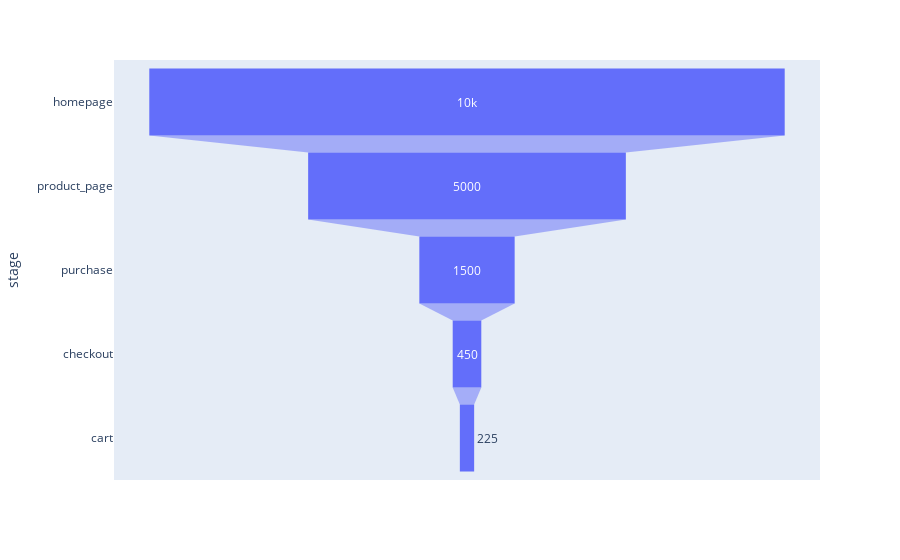

The cell this chart's notebook holds for it:
### Markdown cell above
### Funnel representation

### Code cell
fig = px.funnel(data, x='number', y='stage')
fig.show()

### Figure 1 — Plotly figure (JSON) as saved in the notebook; plotly's stock layout.template omitted (floating-point values rounded to 4 significant figures)
{"data": [{"hovertemplate": "number=%{x}<br>stage=%{y}<extra></extra>", "legendgroup": "", "marker": {"color": "#636efa"}, "name": "", "orientation": "h", "showlegend": false, "type": "funnel", "x": [10000, 5000, 1500, 450, 225], "xaxis": "x", "y": ["homepage", "product_page", "purchase", "checkout", "cart"], "yaxis": "y"}], "layout": {"autosize": true, "legend": {"tracegroupgap": 0}, "margin": {"t": 60}, "xaxis": {"anchor": "y", "autorange": true, "domain": [0, 1], "range": [-5556.0, 5556.0], "title": {"text": "number"}, "type": "linear"}, "yaxis": {"anchor": "x", "autorange": true, "domain": [0, 1], "range": [4.5, -0.5], "title": {"text": "stage"}, "type": "category"}}}
